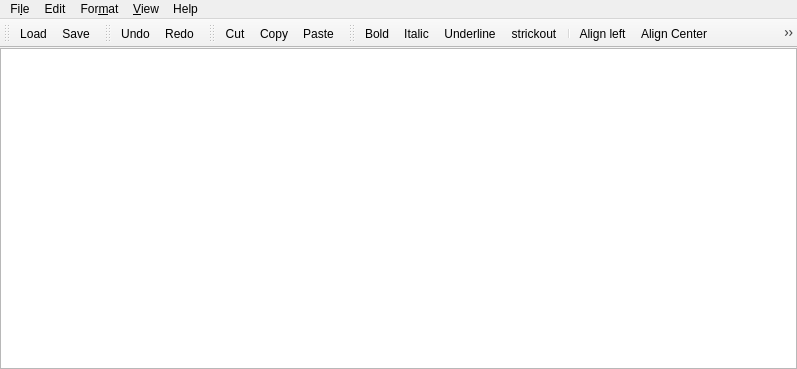
<?xml version="1.0" encoding="UTF-8"?>
<ui version="4.0">
 <class>textEditorWindow</class>
 <widget class="QMainWindow" name="textEditorWindow">
  <property name="geometry">
   <rect>
    <x>0</x>
    <y>0</y>
    <width>797</width>
    <height>369</height>
   </rect>
  </property>
  <property name="windowTitle">
   <string>MainWindow</string>
  </property>
  <widget class="QWidget" name="centralwidget">
   <layout class="QVBoxLayout" name="verticalLayout">
    <property name="leftMargin">
     <number>0</number>
    </property>
    <property name="topMargin">
     <number>0</number>
    </property>
    <property name="rightMargin">
     <number>0</number>
    </property>
    <property name="bottomMargin">
     <number>0</number>
    </property>
    <item>
     <widget class="QTextEdit" name="editor"/>
    </item>
   </layout>
  </widget>
  <widget class="QMenuBar" name="menubar">
   <property name="geometry">
    <rect>
     <x>0</x>
     <y>0</y>
     <width>797</width>
     <height>30</height>
    </rect>
   </property>
   <widget class="QMenu" name="menuFile">
    <property name="title">
     <string>Fi&amp;le</string>
    </property>
    <addaction name="actionLoad"/>
    <addaction name="actionSave"/>
   </widget>
   <widget class="QMenu" name="menuEdit">
    <property name="title">
     <string>Edit</string>
    </property>
    <addaction name="actionUndo"/>
    <addaction name="actionRedo"/>
    <addaction name="separator"/>
    <addaction name="actionCut"/>
    <addaction name="actionCopy"/>
    <addaction name="actionPaste"/>
    <addaction name="separator"/>
    <addaction name="actionSelect_all"/>
    <addaction name="actionDelete"/>
    <addaction name="separator"/>
    <addaction name="actionFind"/>
    <addaction name="actionReplace"/>
   </widget>
   <widget class="QMenu" name="menuView">
    <property name="title">
     <string>&amp;View</string>
    </property>
    <addaction name="actionMenu_Bar"/>
   </widget>
   <widget class="QMenu" name="menuHelp">
    <property name="title">
     <string>Help</string>
    </property>
    <addaction name="actionKeyboar_Shotcuts"/>
    <addaction name="actionAbout"/>
   </widget>
   <widget class="QMenu" name="menuFormat">
    <property name="title">
     <string>For&amp;mat</string>
    </property>
    <addaction name="actionFont"/>
    <addaction name="separator"/>
    <addaction name="actionBold"/>
    <addaction name="actionItalic"/>
    <addaction name="actionUnderline"/>
    <addaction name="actionStrickout"/>
    <addaction name="separator"/>
    <addaction name="actionAlign_left"/>
    <addaction name="actionAlign_Center"/>
    <addaction name="actionAlign_Right"/>
    <addaction name="actionJustify"/>
    <addaction name="separator"/>
    <addaction name="actionIndent_more"/>
    <addaction name="actionIndent_less"/>
   </widget>
   <addaction name="menuFile"/>
   <addaction name="menuEdit"/>
   <addaction name="menuFormat"/>
   <addaction name="menuView"/>
   <addaction name="menuHelp"/>
  </widget>
  <widget class="QToolBar" name="toolBarMain">
   <property name="windowTitle">
    <string>Main Toolbar</string>
   </property>
   <attribute name="toolBarArea">
    <enum>TopToolBarArea</enum>
   </attribute>
   <attribute name="toolBarBreak">
    <bool>false</bool>
   </attribute>
   <addaction name="actionLoad"/>
   <addaction name="actionSave"/>
  </widget>
  <widget class="QToolBar" name="toolBarHistory">
   <property name="windowTitle">
    <string>History</string>
   </property>
   <attribute name="toolBarArea">
    <enum>TopToolBarArea</enum>
   </attribute>
   <attribute name="toolBarBreak">
    <bool>false</bool>
   </attribute>
   <addaction name="actionUndo"/>
   <addaction name="actionRedo"/>
  </widget>
  <widget class="QToolBar" name="toolBarEdit">
   <property name="windowTitle">
    <string>Edit</string>
   </property>
   <attribute name="toolBarArea">
    <enum>TopToolBarArea</enum>
   </attribute>
   <attribute name="toolBarBreak">
    <bool>false</bool>
   </attribute>
   <addaction name="actionCut"/>
   <addaction name="actionCopy"/>
   <addaction name="actionPaste"/>
  </widget>
  <widget class="QToolBar" name="toolBarFormatting">
   <property name="windowTitle">
    <string>Formatting</string>
   </property>
   <attribute name="toolBarArea">
    <enum>TopToolBarArea</enum>
   </attribute>
   <attribute name="toolBarBreak">
    <bool>false</bool>
   </attribute>
   <addaction name="actionBold"/>
   <addaction name="actionItalic"/>
   <addaction name="actionUnderline"/>
   <addaction name="actionStrickout"/>
   <addaction name="separator"/>
   <addaction name="actionAlign_left"/>
   <addaction name="actionAlign_Center"/>
   <addaction name="actionAlign_Right"/>
   <addaction name="actionJustify"/>
  </widget>
  <action name="actionLoad">
   <property name="icon">
    <iconset theme="document-open"/>
   </property>
   <property name="text">
    <string>&amp;Load</string>
   </property>
  </action>
  <action name="actionSave">
   <property name="icon">
    <iconset theme="document-save"/>
   </property>
   <property name="text">
    <string>&amp;Save</string>
   </property>
  </action>
  <action name="actionCut">
   <property name="icon">
    <iconset theme="edit-cut"/>
   </property>
   <property name="text">
    <string>&amp;Cut</string>
   </property>
  </action>
  <action name="actionCopy">
   <property name="icon">
    <iconset theme="edit-copy"/>
   </property>
   <property name="text">
    <string>C&amp;opy</string>
   </property>
  </action>
  <action name="actionPaste">
   <property name="icon">
    <iconset theme="edit-paste"/>
   </property>
   <property name="text">
    <string>&amp;Paste</string>
   </property>
  </action>
  <action name="actionUndo">
   <property name="icon">
    <iconset theme="edit-undo"/>
   </property>
   <property name="text">
    <string>&amp;Undo</string>
   </property>
  </action>
  <action name="actionRedo">
   <property name="icon">
    <iconset theme="edit-redo"/>
   </property>
   <property name="text">
    <string>&amp;Redo</string>
   </property>
  </action>
  <action name="actionSelect_all">
   <property name="icon">
    <iconset theme="edit-select-all"/>
   </property>
   <property name="text">
    <string>&amp;Select all</string>
   </property>
  </action>
  <action name="actionDelete">
   <property name="icon">
    <iconset theme="edit-delete"/>
   </property>
   <property name="text">
    <string>&amp;Delete</string>
   </property>
  </action>
  <action name="actionFind">
   <property name="icon">
    <iconset theme="edit-find"/>
   </property>
   <property name="text">
    <string>&amp;Find</string>
   </property>
  </action>
  <action name="actionReplace">
   <property name="icon">
    <iconset theme="edit-find-replace"/>
   </property>
   <property name="text">
    <string>R&amp;eplace</string>
   </property>
  </action>
  <action name="actionKeyboar_Shotcuts">
   <property name="text">
    <string>&amp;Keyboar Shotcuts</string>
   </property>
  </action>
  <action name="actionAbout">
   <property name="text">
    <string>&amp;About</string>
   </property>
  </action>
  <action name="actionMenu_Bar">
   <property name="text">
    <string>&amp;Menu Bar</string>
   </property>
  </action>
  <action name="actionFont">
   <property name="text">
    <string>&amp;Font...</string>
   </property>
  </action>
  <action name="actionBold">
   <property name="checkable">
    <bool>true</bool>
   </property>
   <property name="icon">
    <iconset theme="format-text-bold"/>
   </property>
   <property name="text">
    <string>&amp;Bold</string>
   </property>
   <property name="shortcut">
    <string>Ctrl+B</string>
   </property>
  </action>
  <action name="actionItalic">
   <property name="checkable">
    <bool>true</bool>
   </property>
   <property name="icon">
    <iconset theme="format-text-italic"/>
   </property>
   <property name="text">
    <string>&amp;Italic</string>
   </property>
   <property name="shortcut">
    <string>Ctrl+I</string>
   </property>
  </action>
  <action name="actionUnderline">
   <property name="checkable">
    <bool>true</bool>
   </property>
   <property name="icon">
    <iconset theme="format-text-underline"/>
   </property>
   <property name="text">
    <string>&amp;Underline</string>
   </property>
   <property name="shortcut">
    <string>Ctrl+U</string>
   </property>
  </action>
  <action name="actionAlign_left">
   <property name="icon">
    <iconset theme="format-justify-left"/>
   </property>
   <property name="text">
    <string>&amp;Align left</string>
   </property>
  </action>
  <action name="actionAlign_Right">
   <property name="icon">
    <iconset theme="format-justify-right"/>
   </property>
   <property name="text">
    <string>Align &amp;Right</string>
   </property>
  </action>
  <action name="actionAlign_Center">
   <property name="icon">
    <iconset theme="format-justify-center"/>
   </property>
   <property name="text">
    <string>Align &amp;Center</string>
   </property>
  </action>
  <action name="actionJustify">
   <property name="icon">
    <iconset theme="format-justify-fill"/>
   </property>
   <property name="text">
    <string>&amp;Justify</string>
   </property>
  </action>
  <action name="actionIndent_more">
   <property name="icon">
    <iconset theme="format-indent-more"/>
   </property>
   <property name="text">
    <string>Indent &amp;more</string>
   </property>
  </action>
  <action name="actionIndent_less">
   <property name="icon">
    <iconset theme="format-indent-less"/>
   </property>
   <property name="text">
    <string>Indent &amp;less</string>
   </property>
  </action>
  <action name="actionStrickout">
   <property name="checkable">
    <bool>true</bool>
   </property>
   <property name="icon">
    <iconset theme="format-text-strikethrough"/>
   </property>
   <property name="text">
    <string>&amp;strickout</string>
   </property>
  </action>
 </widget>
 <resources/>
 <connections/>
</ui>
